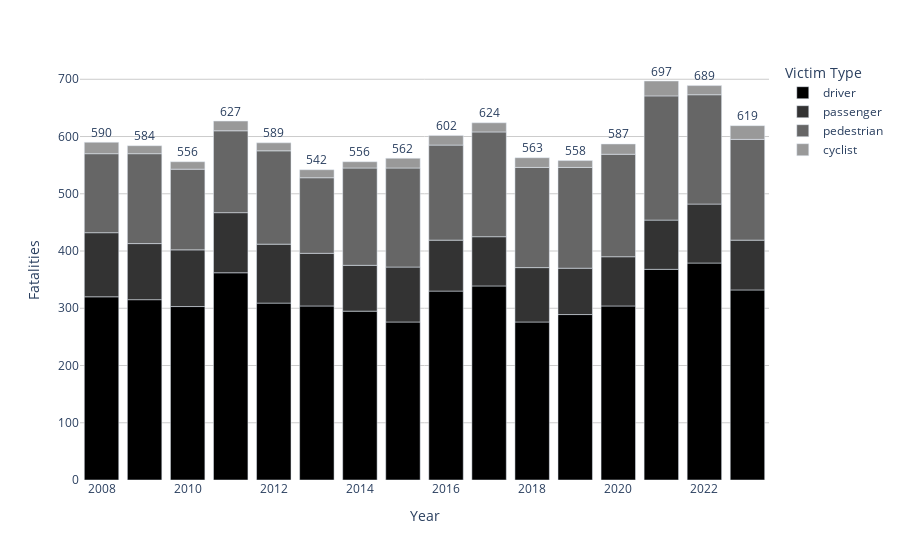

Notebook code cell kept with this figure:
### Code cell
fig = px.bar(
    year_types[['driver', 'passenger', 'pedestrian', 'cyclist']],
    labels={
        'value': 'Fatalities',
        'year': 'Year',
        'variable': 'Victim Type',
    },
    color_discrete_map={
        'driver': '#000',
        'passenger': '#333',
        'pedestrian': '#666',
        'cyclist': '#999',
    },
).update_layout(
    hovermode='x',
    plot_bgcolor='white',
).update_yaxes(
    gridcolor='#ccc',
).update_traces(
    hovertemplate=None,
)
for year, fatalities in year_types.fatalities.to_dict().items():
    fig.add_annotation(
        x=year, y=fatalities,
        text=fatalities,
        showarrow=False,
        yshift=10,
    )
fig

### Figure 1 — Plotly figure (JSON) as saved in the notebook; plotly's stock layout.template omitted (floating-point values rounded to 4 significant figures)
{"data": [{"alignmentgroup": "True", "legendgroup": "driver", "marker": {"color": "#000", "pattern": {"shape": ""}}, "name": "driver", "offsetgroup": "driver", "orientation": "v", "showlegend": true, "textposition": "auto", "type": "bar", "x": [2008, 2009, 2010, 2011, 2012, 2013, 2014, 2015, 2016, 2017, 2018, 2019, 2020, 2021, 2022, 2023], "xaxis": "x", "y": [320, 315, 303, 362, 309, 304, 295, 276, 330, 339, 276, 289, 304, 368, 379, 332], "yaxis": "y"}, {"alignmentgroup": "True", "legendgroup": "passenger", "marker": {"color": "#333", "pattern": {"shape": ""}}, "name": "passenger", "offsetgroup": "passenger", "orientation": "v", "showlegend": true, "textposition": "auto", "type": "bar", "x": [2008, 2009, 2010, 2011, 2012, 2013, 2014, 2015, 2016, 2017, 2018, 2019, 2020, 2021, 2022, 2023], "xaxis": "x", "y": [112, 98, 99, 105, 103, 92, 80, 96, 89, 86, 95, 81, 86, 86, 103, 87], "yaxis": "y"}, {"alignmentgroup": "True", "legendgroup": "pedestrian", "marker": {"color": "#666", "pattern": {"shape": ""}}, "name": "pedestrian", "offsetgroup": "pedestrian", "orientation": "v", "showlegend": true, "textposition": "auto", "type": "bar", "x": [2008, 2009, 2010, 2011, 2012, 2013, 2014, 2015, 2016, 2017, 2018, 2019, 2020, 2021, 2022, 2023], "xaxis": "x", "y": [138, 157, 141, 143, 163, 132, 170, 173, 166, 183, 175, 176, 179, 217, 191, 176], "yaxis": "y"}, {"alignmentgroup": "True", "legendgroup": "cyclist", "marker": {"color": "#999", "pattern": {"shape": ""}}, "name": "cyclist", "offsetgroup": "cyclist", "orientation": "v", "showlegend": true, "textposition": "auto", "type": "bar", "x": [2008, 2009, 2010, 2011, 2012, 2013, 2014, 2015, 2016, 2017, 2018, 2019, 2020, 2021, 2022, 2023], "xaxis": "x", "y": [20, 14, 13, 17, 14, 14, 11, 17, 17, 16, 17, 12, 18, 26, 16, 24], "yaxis": "y"}], "layout": {"annotations": [{"showarrow": false, "text": "590", "x": 2008, "y": 590, "yshift": 10}, {"showarrow": false, "text": "584", "x": 2009, "y": 584, "yshift": 10}, {"showarrow": false, "text": "556", "x": 2010, "y": 556, "yshift": 10}, {"showarrow": false, "text": "627", "x": 2011, "y": 627, "yshift": 10}, {"showarrow": false, "text": "589", "x": 2012, "y": 589, "yshift": 10}, {"showarrow": false, "text": "542", "x": 2013, "y": 542, "yshift": 10}, {"showarrow": false, "text": "556", "x": 2014, "y": 556, "yshift": 10}, {"showarrow": false, "text": "562", "x": 2015, "y": 562, "yshift": 10}, {"showarrow": false, "text": "602", "x": 2016, "y": 602, "yshift": 10}, {"showarrow": false, "text": "624", "x": 2017, "y": 624, "yshift": 10}, {"showarrow": false, "text": "563", "x": 2018, "y": 563, "yshift": 10}, {"showarrow": false, "text": "558", "x": 2019, "y": 558, "yshift": 10}, {"showarrow": false, "text": "587", "x": 2020, "y": 587, "yshift": 10}, {"showarrow": false, "text": "697", "x": 2021, "y": 697, "yshift": 10}, {"showarrow": false, "text": "689", "x": 2022, "y": 689, "yshift": 10}, {"showarrow": false, "text": "619", "x": 2023, "y": 619, "yshift": 10}], "barmode": "relative", "hovermode": "x", "legend": {"title": {"text": "Victim Type"}, "tracegroupgap": 0}, "margin": {"t": 60}, "plot_bgcolor": "white", "xaxis": {"anchor": "y", "domain": [0, 1], "title": {"text": "Year"}}, "yaxis": {"anchor": "x", "domain": [0, 1], "gridcolor": "#ccc", "title": {"text": "Fatalities"}}}}
